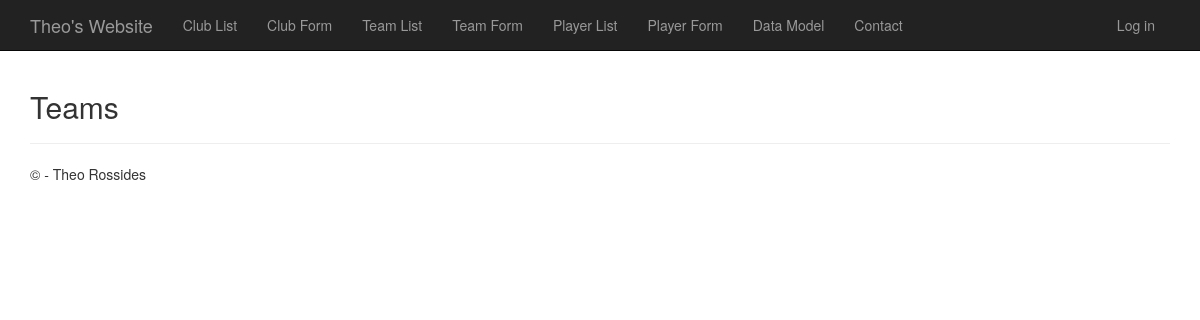
Before: /teams with the older database file.
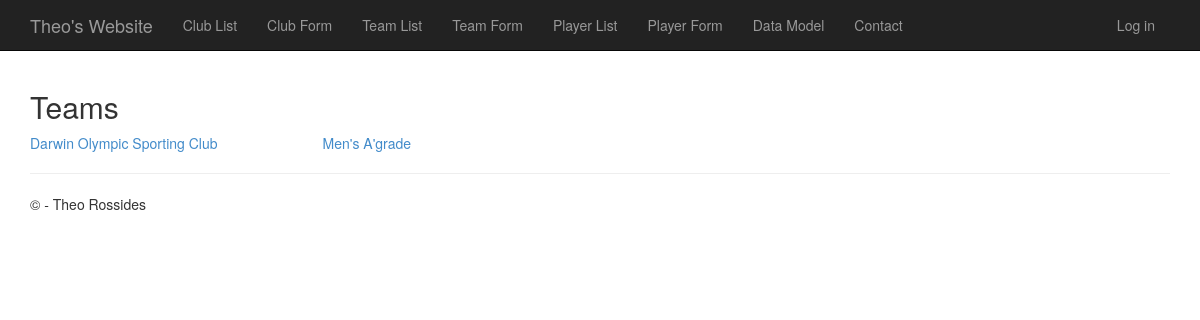
After: the same page with the newer database file.
### app/models.py (models this page shows, shortened)
class Team(models.Model):
    name = models.CharField("team",max_length=50)
    about = models.CharField(max_length=500)
    training_time = models.CharField(max_length=100)
    club = models.ForeignKey(Club)

class Club(models.Model):
    name = models.CharField("club",max_length=50, help_text='Name of the Club.')
    year_formed = models.PositiveIntegerField(help_text='The year the Club was formed.')
    president_name = models.CharField(max_length=25, help_text='The president name of the Club.')
    email = models.EmailField(help_text='The contact email address for the Club.')
    phone_number = models.CharField(max_length=12, help_text='The phone number to contact the Club.')
    club_nickname = models.CharField(max_length=20, help_text='The Nickname of the Club.')
    def __str__(self):
        return self.name

### app/views.py (the view)
# urls.py: url(r'^teams$', app.views.teams, name='teams'),
def teams(request):
    teams = Team.objects.all();
    return render_to_response('app/teams.html', { 'teams': teams });

### app/templates/app/teams.html
﻿{% extends "app/layout.html" %}
{% block content %}
    <h2>Teams</h2>
    {% for team in teams %}
        <div class="row">
            <div class="col-md-3">
                <a href="{% url 'teamdetails' team.id %}">
                    {{ team.club }}
                </a>
            </div>
            <div class="col-md-3">
                <a href="/teams/{{ team.id }}">
                    {{ team.name }}
                </a>
            </div>
        </div>
    {% endfor %}
{% endblock %}

Changed rows visible on the page:
added Team: club "Darwin Olympic Sporting Club", name "Men's A'grade"
